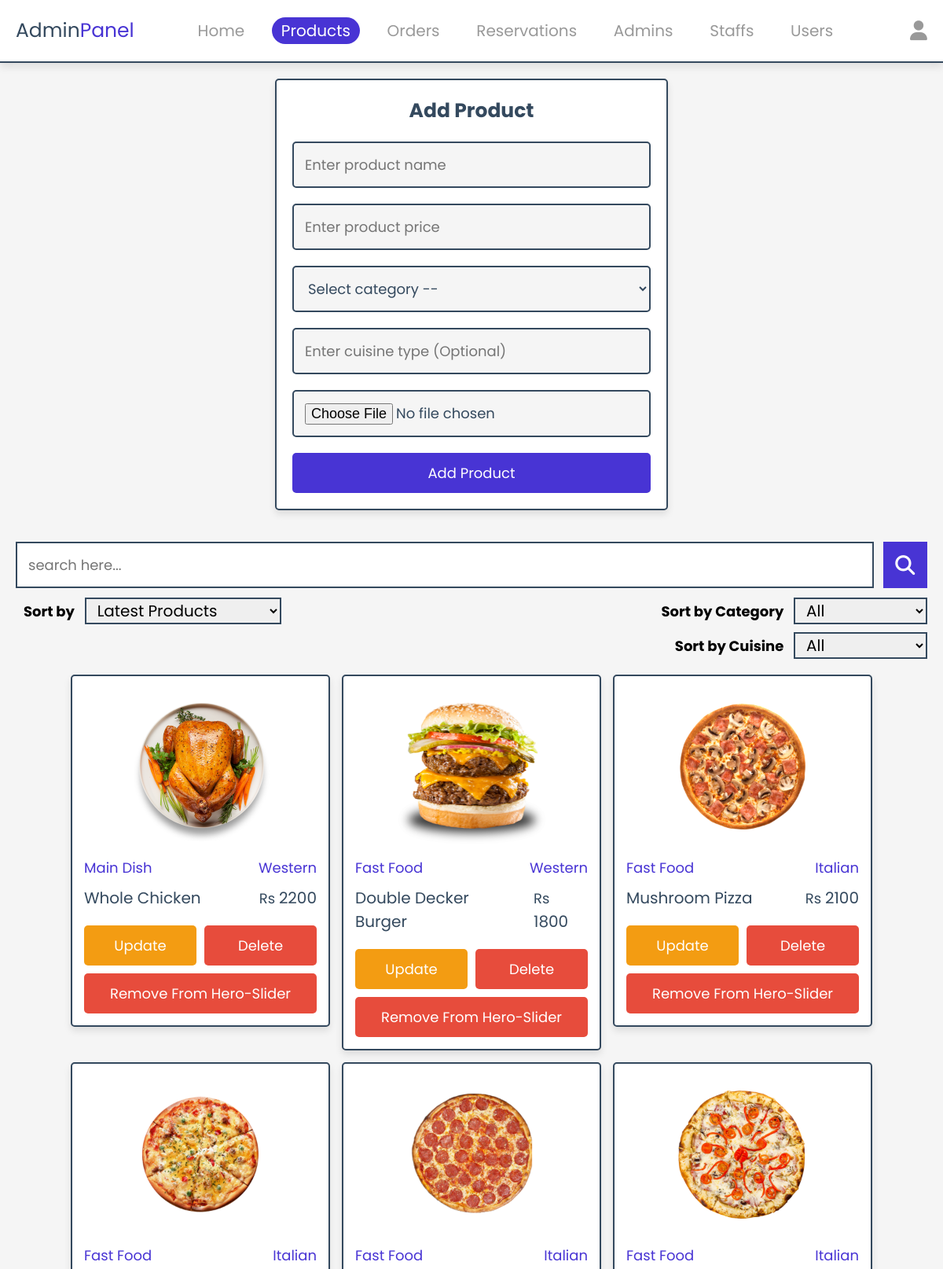
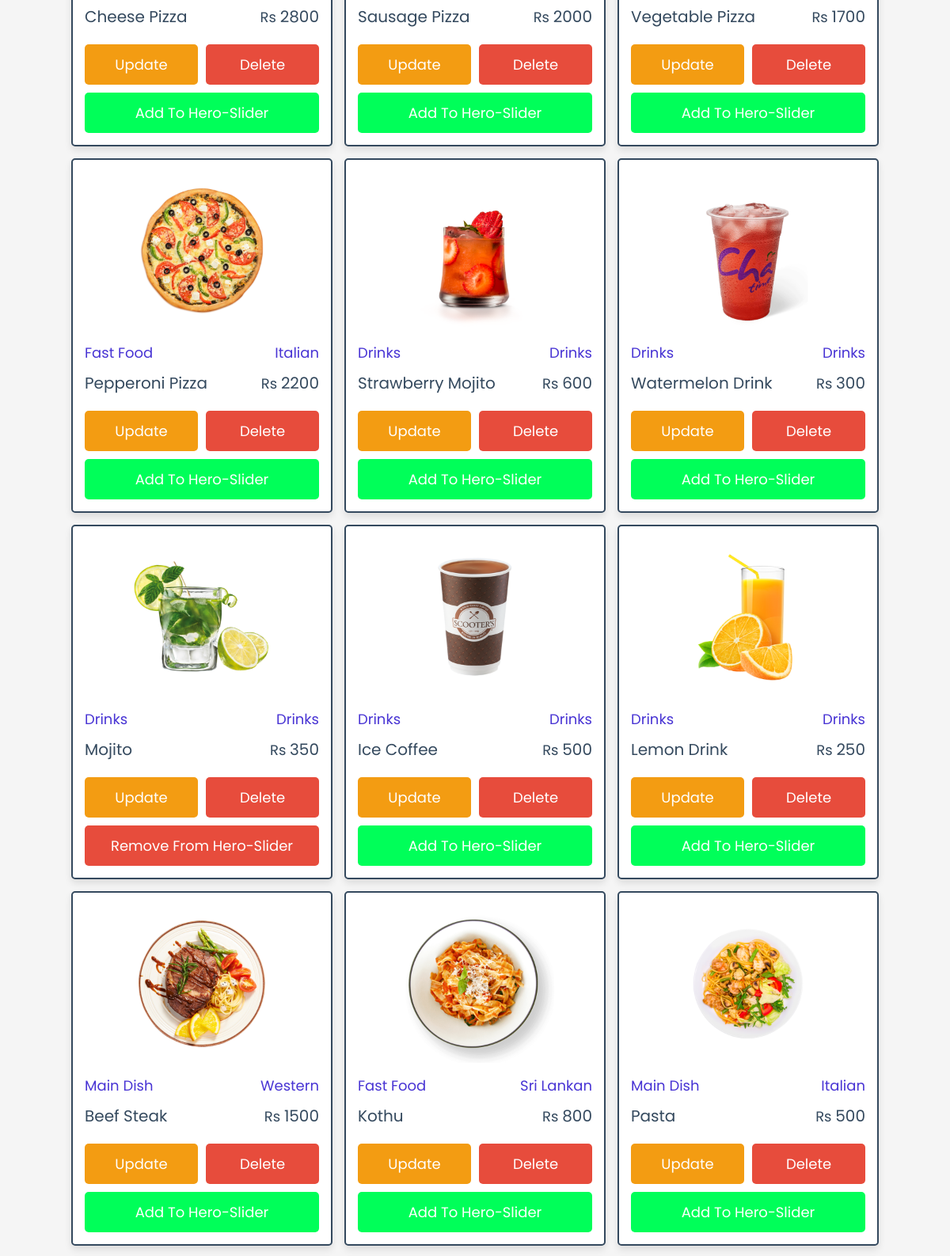
The app's page /admin/products.php (signed in, upper part) with its own data (2 pictures, top to bottom).
### tables this page shows
CREATE TABLE `products` (
  `id` INT NOT NULL AUTO_INCREMENT,
  `cuisine` VARCHAR(50) NOT NULL,
  `category` VARCHAR(50) NOT NULL,
  `name` VARCHAR(50) NOT NULL,
  `price` INT NOT NULL,
  `image` VARCHAR(50) NOT NULL,
  `hero_slider` TINYINT(1) NOT NULL DEFAULT 0,
  PRIMARY KEY (`id`)
);

### admin/products.php (the view, shortened to what this page needs)
<?php
   include('../db/database.php');
   $selected_category = isset($_SESSION['selected_category']) ? $_SESSION['selected_category'] : '';
   $selected_cuisine = isset($_SESSION['selected_cuisine']) ? $_SESSION['selected_cuisine'] : '';
   $selected_sort = isset($_SESSION['selected_sort']) ? $_SESSION['selected_sort'] : 'latest';
?>
<!DOCTYPE html>
<html lang="en">
<head>
   <link rel="stylesheet" href="https://cdnjs.cloudflare.com/ajax/libs/font-awesome/6.1.1/css/all.min.css">
   <link rel="stylesheet" href="../css/admin_style.css">
</head>
<body>
   <?php include '../components/admin_header.php' ?>
   <section class="add-products">
      <form action="" method="POST" enctype="multipart/form-data">
         <h3>add product</h3>
         <input type="text" required placeholder="Enter product name" name="name" maxlength="50" class="box">
         <input type="number" min="50" max="99999" required placeholder="Enter product price" name="price" onkeypress="if(this.value.length == 5) return false;" class="box">
         <select name="category" class="box" required>
            <option value="" disabled selected>Select category --</option>
         </select>
         <input type="text" placeholder="Enter cuisine type (Optional)" maxlength="50" name="cuisine" class="box">
         <input type="file" name="image" class="box" accept="image/jpg, image/jpeg, image/png, image/webp" required>
         <input type="submit" value="add product" name="add_product" class="btn">
      </form>
   </section>
   <section class="search-form">
      <form action="<?php htmlspecialchars($_SERVER["PHP_SELF"]) ?>" method="post">
         <div class="search-box">
               <input type="text" name="search-box" placeholder="search here..." value="<?= isset($_POST['search-box']) ? htmlspecialchars($_POST['search-box']) : '' ?>" class="box">
               <button type="submit" name="search-btn" class="fas fa-search"></button>
         </div>
         <div class="sorting">
               <div class="sort">
                  <label>Sort by</label>
                  <select name="sort">
                     <option value="latest" <?= ($selected_sort == 'latest') ? 'selected' : ''; ?> id="sort">Latest products</option>
                  </select>
               </div>
               <div class="category-cuisine">
                  <div class="category">
                     <label>Sort by Category</label>
                     <select name="category">
                           <option <?= (empty($selected_category)) ? 'selected' : ''; ?> value="">all</option>
                     </select>
                  </div>
                  <div class="cuisine">
                     <label>Sort by Cuisine</label>
                     <select name="cuisine">
                           <option <?= (empty($selected_cuisine)) ? 'selected' : ''; ?> value="">all</option>
                     </select>
                  </div>
               </div>
         </div>
      </form>
   </section>
   <section class="show-products" style="padding-top: 0;">
      <div class="box-container">
      <?php
         if(isset($_POST["search-btn"]) || isset($_POST["search-box"])) {
            $search_box = $_POST["search-box"];
            $query = ("SELECT * FROM products WHERE name LIKE '%{$search_box}%'");
            $category = '';
            $cuisine = '';
            if(isset($_POST['category']) && !empty($_POST['category'])) {
                $category = $_POST['category'];
                $query .= " AND category = '$category'";
            }
            if(isset($_POST['cuisine']) && !empty($_POST['cuisine'])) {
                $cuisine = $_POST['cuisine'];
                $query .= " AND cuisine = '$cuisine'";
            }
            if(isset($_POST['sort'])) {
                if($_POST['sort'] == 'low_to_high') {
                    $query .= ' ORDER BY price ASC';
                }else if($_POST['sort'] == 'high_to_low') {
                    $query .= ' ORDER BY price DESC';
                }else {
                    $query .= ' ORDER BY id DESC';
                }
            }
         }else {
            $query = ('SELECT * FROM products ORDER BY id DESC');
         }
            $show_products = $conn->prepare($query);
            $show_products->execute();
         if($show_products->rowCount() > 0){
            while($fetch_products = $show_products->fetch(PDO::FETCH_ASSOC)){
      ?>
      <div class="box">
         <img src="../uploaded images/<?= $fetch_products['image']; ?>" alt="">
         <div class="flex">
            <div class="category"><?= $fetch_products['category']; ?></div>
            <div class="cuisine"><?= $fetch_products['cuisine']; ?></div>
         </div>
         <div class="flex">
            <div class="name"><?= $fetch_products['name']; ?></div>
            <div class="price"><span>Rs </span><?= $fetch_products['price']; ?></div>
         </div>
         <div class="flex-btn">
            <a href="update_product.php?update=<?= $fetch_products['id']; ?>" class="option-btn">update</a>
            <a href="products.php?delete=<?= $fetch_products['id']; ?>" class="delete-btn" onclick="return confirm('delete this product?');">delete</a>
         </div>
         <?php
            if($fetch_products['hero_slider'] == 1) {
               $btn = 'delete-btn';
               $btn_value = 'Remove from hero-slider';
            }else {
               $btn = 'hero-btn';
               $btn_value = 'Add to hero-slider';
            }
         ?>
         <div class="hero">
            <a href="products.php?pid=<?= $fetch_products['id']; ?>" class="<?= $btn ?>"><?= $btn_value ?></a>
         </div>
      </div>
      <?php
            }
         }
      ?>
      </div>
   </section>
</body>
</html>

### CSS/admin_style.css (style rules this page uses)
:root { --blue-color:#4834d4; --red:#e74c3c; --orange:#f39c12; --black:#34495e; --light-bg:#f5f5f5; --light-color:#999; --green: #00ff59; --border:.2rem solid var(--black); --box-shadow:0 .5rem 1rem rgba(0,0,0,.1); }
* { font-family: 'poppins', sans-serif; margin:0; padding:0; box-sizing: border-box; text-decoration: none; outline: none; border:none; }
html { font-size: 62.5%; overflow-x: hidden; }
body { background-color: var(--light-bg); }
section { max-width: 1200px; margin:0 auto; padding:2rem; }
.btn, .delete-btn, .option-btn, .hero-btn { display: block; margin-top: 1rem; border-radius: .5rem; cursor: pointer; width: 100%; font-size: 1.8rem; color: #fff; padding:1.2rem 3rem; text-transform: capitalize; text-align: center; }
.btn { background-color: var(--blue-color); }
.delete-btn { background-color: var(--red); }
.option-btn { background-color: var(--orange); }
.hero-btn { background-color: var(--green); }
.flex-btn { display: flex; gap:1rem; }
.search-form form { display: flex; flex-direction: column; gap: 1.2rem; }
.search-form .sorting { display: flex; justify-content: space-between; }
.search-form .category-cuisine { display: flex; flex-direction: column; align-items: flex-end; gap: 1rem; }
.search-form .category-cuisine .category select, .search-form .category-cuisine .cuisine select, .search-form .sort select { border: var(--border); font-size: 2rem; padding: 0 1rem; text-transform: capitalize; }
.search-form .sort select { width: 25rem; }
.search-form .category-cuisine .category select, .search-form .category-cuisine .cuisine select { width: 17rem; }
.search-form .category-cuisine .category label, .search-form .category-cuisine .cuisine label, .search-form .sort label { font-weight: bold ; font-size: 1.8rem; padding: .3rem 1rem; }
.search-form .search-box { display: flex; gap: 1.2rem; }
.search-form .search-box .box { width: 100%; border: var(--border); padding: 1.4rem; font-size: 1.8rem; color: #000; }
.search-form .search-box .fa-search { width: 6rem; background-color: var(--blue-color); color: #fff; font-size: 2.5rem; }
.add-products form { margin:0 auto; max-width: 50rem; background-color: #fff; border-radius: .5rem; box-shadow: var(--box-shadow); border:var(--border); padding:2rem; text-align: center; }
.add-products form h3 { margin-bottom: 1rem; font-size: 2.5rem; color:var(--black); text-transform: capitalize; }
.add-products form .box { background-color: var(--light-bg); border:var(--border); width: 100%; padding:1.4rem; font-size: 1.8rem; color:var(--black); border-radius: .5rem; margin: 1rem 0; }
.show-products .box-container { display: grid; grid-template-columns: repeat(auto-fit, 33rem); gap:1.5rem; justify-content: center; align-items: flex-start; }
.show-products .box-container .box { background-color: #fff; border-radius: .5rem; box-shadow: var(--box-shadow); border:var(--border); padding:1.5rem; }
.show-products .box-container .box img { width: 100%; height: 20rem; object-fit: contain; margin-bottom: 1rem; }
.show-products .box-container .box .name { text-transform: capitalize; font-size: 2rem; color:var(--black); padding:1rem 0; }
.show-products .box-container .box .flex { display: flex; align-items: center; gap:1.2rem; justify-content: space-between; }
.show-products .box-container .box .flex .category, .show-products .box-container .box .flex .cuisine { text-transform: capitalize; font-size: 1.8rem; color:var(--blue-color); }
.show-products .box-container .box .price { font-size: 2rem; color:var(--black); margin:.5rem 0; }
.show-products .box-container .box .price span { font-size: 1.8rem; }

### records on screen
products: image (picture), category "Main Dish", cuisine "Western", name "Whole Chicken", price "2200", hero_slider "Remove From Hero-Slider"
products: image (picture), category "Fast Food", cuisine "Western", name "Double Decker Burger", price "1800", hero_slider "Remove From Hero-Slider"
products: image (picture), category "Fast Food", cuisine "Italian", name "Mushroom Pizza", price "2100", hero_slider "Remove From Hero-Slider"
products: image (picture), category "Fast Food", cuisine "Italian", name "Cheese Pizza", price "2800", hero_slider "Add To Hero-Slider"
products: image (picture), category "Fast Food", cuisine "Italian", name "Sausage Pizza", price "2000", hero_slider "Add To Hero-Slider"
products: image (picture), category "Fast Food", cuisine "Italian", name "Vegetable Pizza", price "1700", hero_slider "Add To Hero-Slider"
products: image (picture), category "Fast Food", cuisine "Italian", name "Pepperoni Pizza", price "2200", hero_slider "Add To Hero-Slider"
products: image (picture), category "Drinks", cuisine "Drinks", name "Strawberry Mojito", price "600", hero_slider "Add To Hero-Slider"
products: image (picture), category "Drinks", cuisine "Drinks", name "Watermelon Drink", price "300", hero_slider "Add To Hero-Slider"
products: image (picture), category "Drinks", cuisine "Drinks", name "Mojito", price "350", hero_slider "Remove From Hero-Slider"
products: image (picture), category "Drinks", cuisine "Drinks", name "Ice Coffee", price "500", hero_slider "Add To Hero-Slider"
products: image (picture), category "Drinks", cuisine "Drinks", name "Lemon Drink", price "250", hero_slider "Add To Hero-Slider"
products: image (picture), category "Main Dish", cuisine "Western", name "Beef Steak", price "1500", hero_slider "Add To Hero-Slider"
products: image (picture), category "Fast Food", cuisine "Sri Lankan", name "Kothu", price "800", hero_slider "Add To Hero-Slider"
products: image (picture), category "Main Dish", cuisine "Italian", name "Pasta", price "500", hero_slider "Add To Hero-Slider"
